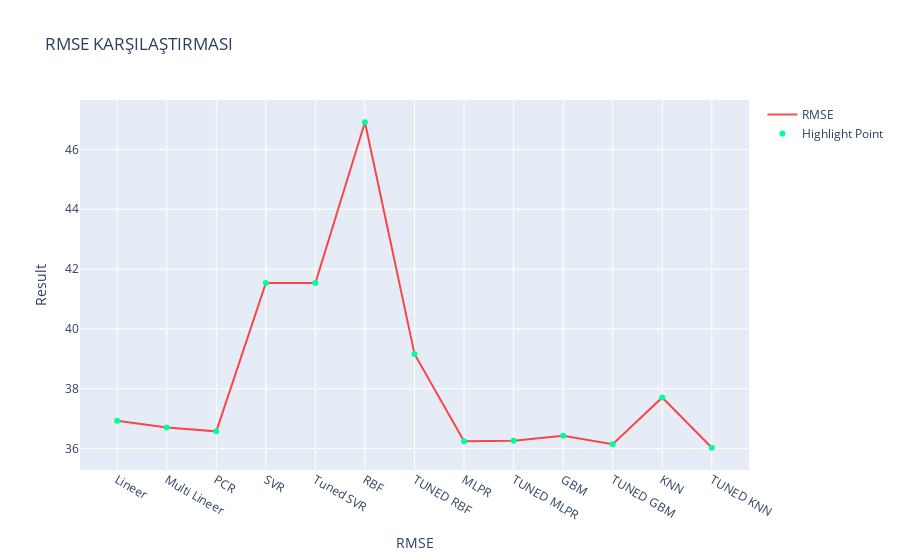

The notebook cell this image was saved under:
### Code cell
def enable_plotly_in_cell():
    import IPython
    from plotly.offline import init_notebook_mode
    display(IPython.core.display.HTML('''<script src="/static/components/requirejs/require.js"></script>'''))
    init_notebook_mode(connected=True)
    plotly.offline.init_notebook_mode(connected=True)

from plotly.offline import iplot
import plotly.graph_objs as go



trace1 = go.Scatter(
                    x = labels,
                    y = rmse,
                    mode = "lines",
                    name = "RMSE",
                    marker = dict(color = 'rgba(255, 0, 0, 0.7)')
)

trace2 =go.Scatter( 
                    x = labels,
                    y = rmse,
                    mode = "markers",
                    name = "Highlight Point",
                    marker = dict(color = 'rgba(0, 255, 155, 1)')
)

data = [trace1,trace2]
layout = dict(title = 'RMSE KARŞILAŞTIRMASI',
              xaxis= dict(title= 'RMSE',ticklen= 10,zeroline= False),
              yaxis= dict(title= 'Result',ticklen= 10,zeroline= False)
             )
fig = dict(data = data, layout = layout)
iplot(fig)

### Figure 1 — Plotly figure (JSON) as saved in the notebook; plotly's stock layout.template omitted (floating-point values rounded to 4 significant figures)
{"data": [{"marker": {"color": "rgba(255, 0, 0, 0.7)"}, "mode": "lines", "name": "RMSE", "type": "scatter", "x": ["Lineer", "Multi Lineer", "PCR", "SVR", "Tuned SVR", "RBF", "TUNED RBF", "MLPR", "TUNED MLPR", "GBM", "TUNED GBM", "KNN", "TUNED KNN"], "y": ["36.92967855102184", "36.70533356557194", "36.57790995574825", "41.53482347537331", "41.53171365765485", "46.90794233749574", "39.165198218675975", "36.245705686542976", "36.26573950175658", "36.43092150625677", "36.14821904014584", "37.709788312272515", "36.02897491847671"]}, {"marker": {"color": "rgba(0, 255, 155, 1)"}, "mode": "markers", "name": "Highlight Point", "type": "scatter", "x": ["Lineer", "Multi Lineer", "PCR", "SVR", "Tuned SVR", "RBF", "TUNED RBF", "MLPR", "TUNED MLPR", "GBM", "TUNED GBM", "KNN", "TUNED KNN"], "y": ["36.92967855102184", "36.70533356557194", "36.57790995574825", "41.53482347537331", "41.53171365765485", "46.90794233749574", "39.165198218675975", "36.245705686542976", "36.26573950175658", "36.43092150625677", "36.14821904014584", "37.709788312272515", "36.02897491847671"]}], "layout": {"title": {"text": "RMSE KARŞILAŞTIRMASI"}, "xaxis": {"ticklen": 10, "title": {"text": "RMSE"}, "zeroline": false}, "yaxis": {"ticklen": 10, "title": {"text": "Result"}, "zeroline": false}}}
